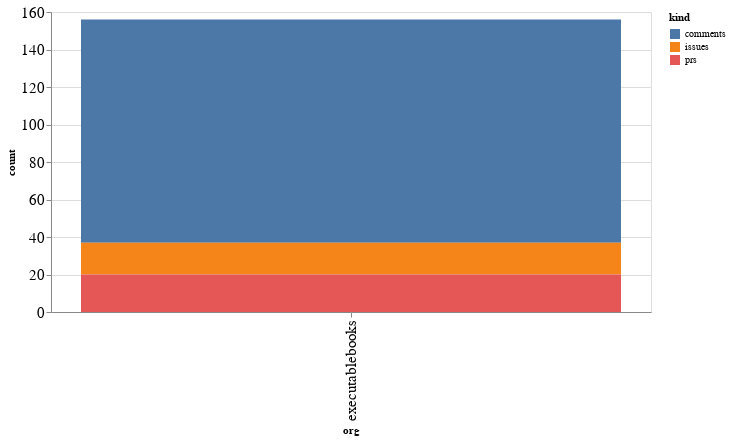

Here is the notebook cell this chart was saved with:
### Code cell
alt.Chart(org_summaries, width=600).mark_bar().encode(
    x='org',
    y='count',
    color='kind',
    tooltip="org"
)

### Figure 1 — Vega-Lite specification as saved in the notebook (floating-point values rounded to 4 significant figures)
{"config": {"axisLeft": {"labelFontSize": 15}, "axisBottom": {"labelFontSize": 15}}, "data": {"name": "data-89eb34e6babe3f43d00203eb8e794c63"}, "mark": "bar", "encoding": {"color": {"type": "nominal", "field": "kind"}, "tooltip": {"type": "nominal", "field": "org"}, "x": {"type": "nominal", "field": "org"}, "y": {"type": "quantitative", "field": "count"}}, "width": 600, "$schema": "https://vega.github.io/schema/vega-lite/v4.8.1.json", "datasets": {"data-89eb34e6babe3f43d00203eb8e794c63": [{"org": "executablebooks", "kind": "comments", "count": 119}, {"org": "executablebooks", "kind": "issues", "count": 17}, {"org": "executablebooks", "kind": "prs", "count": 20}]}}
